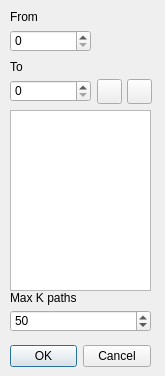
<?xml version="1.0" encoding="UTF-8"?>
<ui version="4.0">
 <class>fKPercorsi</class>
 <widget class="QDialog" name="fKPercorsi">
  <property name="geometry">
   <rect>
    <x>0</x>
    <y>0</y>
    <width>165</width>
    <height>376</height>
   </rect>
  </property>
  <property name="windowTitle">
   <string>K paths</string>
  </property>
  <property name="windowIcon">
   <iconset>
    <normaloff>images/molecule.png</normaloff>images/molecule.png</iconset>
  </property>
  <widget class="QDialogButtonBox" name="buttonBox">
   <property name="geometry">
    <rect>
     <x>10</x>
     <y>340</y>
     <width>141</width>
     <height>32</height>
    </rect>
   </property>
   <property name="orientation">
    <enum>Qt::Horizontal</enum>
   </property>
   <property name="standardButtons">
    <set>QDialogButtonBox::Cancel|QDialogButtonBox::Ok</set>
   </property>
  </widget>
  <widget class="QLabel" name="label">
   <property name="geometry">
    <rect>
     <x>10</x>
     <y>10</y>
     <width>46</width>
     <height>13</height>
    </rect>
   </property>
   <property name="text">
    <string>From</string>
   </property>
  </widget>
  <widget class="QLabel" name="label_2">
   <property name="geometry">
    <rect>
     <x>10</x>
     <y>60</y>
     <width>46</width>
     <height>13</height>
    </rect>
   </property>
   <property name="text">
    <string>To</string>
   </property>
  </widget>
  <widget class="QSpinBox" name="eK">
   <property name="geometry">
    <rect>
     <x>10</x>
     <y>310</y>
     <width>141</width>
     <height>22</height>
    </rect>
   </property>
   <property name="minimum">
    <number>1</number>
   </property>
   <property name="maximum">
    <number>99999</number>
   </property>
   <property name="value">
    <number>50</number>
   </property>
  </widget>
  <widget class="QLabel" name="label_3">
   <property name="geometry">
    <rect>
     <x>10</x>
     <y>290</y>
     <width>141</width>
     <height>16</height>
    </rect>
   </property>
   <property name="text">
    <string>Max K paths</string>
   </property>
  </widget>
  <widget class="QSpinBox" name="eDa">
   <property name="geometry">
    <rect>
     <x>10</x>
     <y>30</y>
     <width>81</width>
     <height>22</height>
    </rect>
   </property>
   <property name="maximum">
    <number>99999999</number>
   </property>
  </widget>
  <widget class="QSpinBox" name="eA">
   <property name="geometry">
    <rect>
     <x>10</x>
     <y>80</y>
     <width>81</width>
     <height>22</height>
    </rect>
   </property>
   <property name="maximum">
    <number>99999999</number>
   </property>
  </widget>
  <widget class="QPushButton" name="bAdd">
   <property name="geometry">
    <rect>
     <x>97</x>
     <y>79</y>
     <width>25</width>
     <height>25</height>
    </rect>
   </property>
   <property name="toolTip">
    <string>Add</string>
   </property>
   <property name="text">
    <string/>
   </property>
   <property name="icon">
    <iconset>
     <normaloff>images/add.png</normaloff>images/add.png</iconset>
   </property>
  </widget>
  <widget class="QPushButton" name="bClear">
   <property name="geometry">
    <rect>
     <x>127</x>
     <y>79</y>
     <width>25</width>
     <height>25</height>
    </rect>
   </property>
   <property name="toolTip">
    <string>Remove all vertices</string>
   </property>
   <property name="text">
    <string/>
   </property>
   <property name="icon">
    <iconset>
     <normaloff>images/broom.png</normaloff>images/broom.png</iconset>
   </property>
  </widget>
  <widget class="QPlainTextEdit" name="eLista">
   <property name="geometry">
    <rect>
     <x>10</x>
     <y>110</y>
     <width>141</width>
     <height>181</height>
    </rect>
   </property>
   <property name="readOnly">
    <bool>true</bool>
   </property>
  </widget>
 </widget>
 <tabstops>
  <tabstop>eDa</tabstop>
  <tabstop>eA</tabstop>
  <tabstop>bAdd</tabstop>
  <tabstop>bClear</tabstop>
  <tabstop>eLista</tabstop>
  <tabstop>eK</tabstop>
 </tabstops>
 <resources/>
 <connections>
  <connection>
   <sender>buttonBox</sender>
   <signal>accepted()</signal>
   <receiver>fKPercorsi</receiver>
   <slot>accept()</slot>
   <hints>
    <hint type="sourcelabel">
     <x>150</x>
     <y>371</y>
    </hint>
    <hint type="destinationlabel">
     <x>157</x>
     <y>274</y>
    </hint>
   </hints>
  </connection>
  <connection>
   <sender>buttonBox</sender>
   <signal>rejected()</signal>
   <receiver>fKPercorsi</receiver>
   <slot>reject()</slot>
   <hints>
    <hint type="sourcelabel">
     <x>150</x>
     <y>371</y>
    </hint>
    <hint type="destinationlabel">
     <x>164</x>
     <y>274</y>
    </hint>
   </hints>
  </connection>
  <connection>
   <sender>bAdd</sender>
   <signal>clicked()</signal>
   <receiver>fKPercorsi</receiver>
   <slot>bAddNewNode()</slot>
   <hints>
    <hint type="sourcelabel">
     <x>110</x>
     <y>90</y>
    </hint>
    <hint type="destinationlabel">
     <x>155</x>
     <y>25</y>
    </hint>
   </hints>
  </connection>
  <connection>
   <sender>bClear</sender>
   <signal>clicked()</signal>
   <receiver>fKPercorsi</receiver>
   <slot>bClearAll()</slot>
   <hints>
    <hint type="sourcelabel">
     <x>140</x>
     <y>90</y>
    </hint>
    <hint type="destinationlabel">
     <x>127</x>
     <y>39</y>
    </hint>
   </hints>
  </connection>
 </connections>
 <slots>
  <slot>bAddNewNode()</slot>
  <slot>bClearAll()</slot>
 </slots>
</ui>
